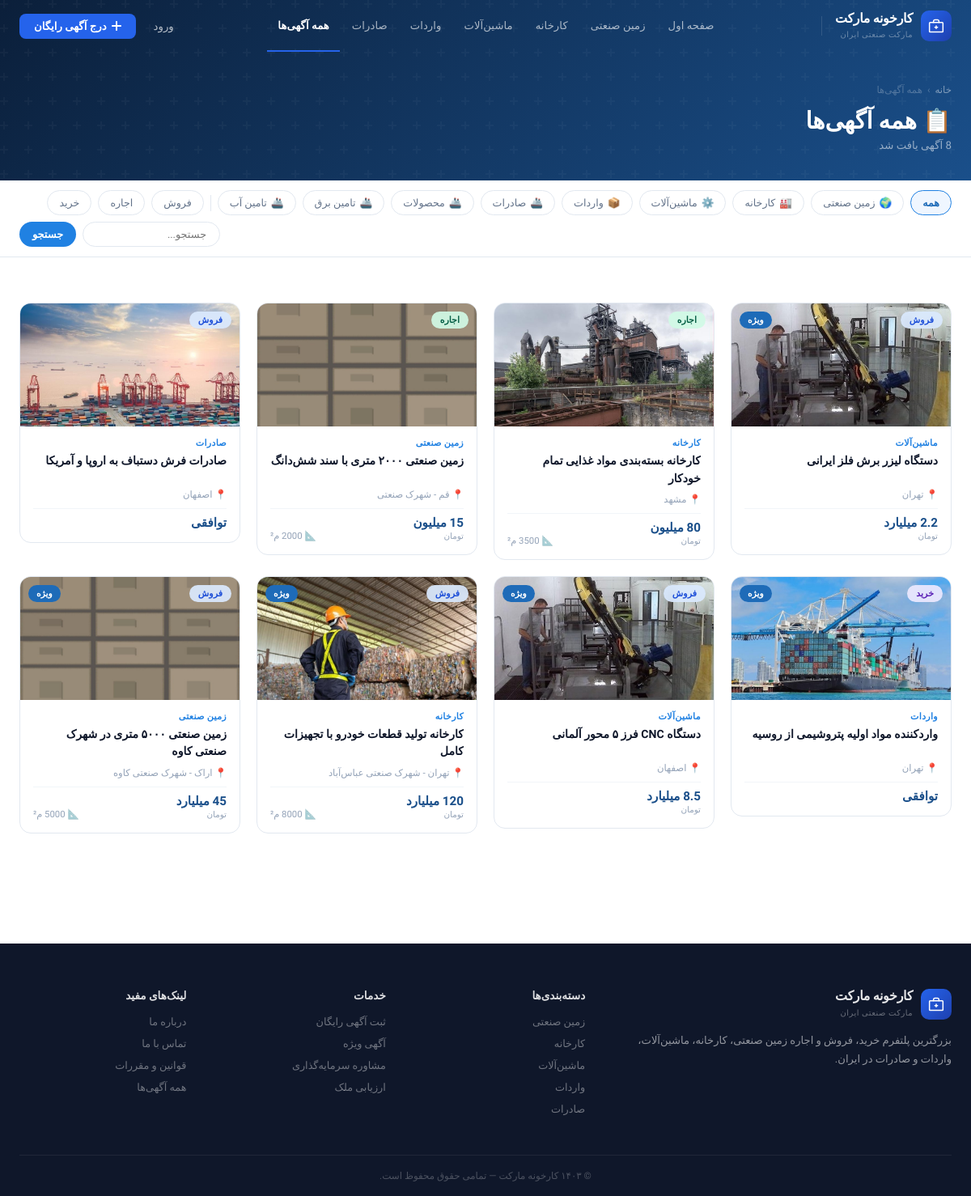
/listings/, run on the app's committed database.
### core/models.py (models this page shows, shortened)
class Listing(models.Model):
    title = models.CharField(max_length=200, verbose_name='عنوان')
    category = models.CharField(max_length=20, choices=CATEGORY_CHOICES, verbose_name='دسته‌بندی')
    status = models.CharField(max_length=10, choices=STATUS_CHOICES, default='sale', verbose_name='نوع آگهی')
    description = models.TextField(verbose_name='توضیحات')
    price = models.BigIntegerField(null=True, blank=True, verbose_name='قیمت (تومان)')
    area = models.FloatField(null=True, blank=True, verbose_name='مساحت (متر مربع)')
    location = models.CharField(max_length=200, verbose_name='موقعیت')
    image = models.ImageField(upload_to='listings/', null=True, blank=True, verbose_name='تصویر')
    contact = models.CharField(max_length=50, verbose_name='تلفن تماس')
    owner = models.ForeignKey(User, on_delete=models.SET_NULL, null=True, blank=True, related_name='listings', verbose_name='کاربر')
    created_at = models.DateTimeField(auto_now_add=True)
    is_featured = models.BooleanField(default=False, verbose_name='ویژه')
    is_active = models.BooleanField(default=True, verbose_name='فعال')
    class Meta:
        verbose_name = 'آگهی'
        verbose_name_plural = 'آگهی‌ها'
        ordering = ['-created_at']
    def formatted_price(self):
        if not self.price:
            return 'توافقی'
        p = self.price
        if p >= 1_000_000_000_000:
            val = p / 1_000_000_000_000
            return f"{val:,.0f} هزار میلیارد" if val == int(val) else f"{val:.1f} هزار میلیارد"
        if p >= 1_000_000_000:
            val = p / 1_000_000_000
            return f"{val:,.0f} میلیارد" if val == int(val) else f"{val:.1f} میلیارد"
        if p >= 1_000_000:
            val = p / 1_000_000
            return f"{val:,.0f} میلیون" if val == int(val) else f"{val:.1f} میلیون"
        return f"{p:,}"

### core/views.py (the view)
# urls.py: path('listings/', views.listings, name='listings'),
def listings(request):
    category = request.GET.get('category', '')
    status = request.GET.get('status', '')
    search = request.GET.get('q', '')
    qs = Listing.objects.all()
    if category:
        qs = qs.filter(category=category)
    if status:
        qs = qs.filter(status=status)
    if search:
        qs = qs.filter(title__icontains=search) | qs.filter(location__icontains=search)
    return render(request, 'core/listings.html', {
        'listings': qs,
        'categories': CATEGORY_CHOICES,
        'active_category': category,
        'active_status': status,
        'search': search,
    })

### core/templates/core/listings.html (shortened to what this page needs)
{% extends 'core/base.html' %}
{% block content %}
<div class="page-header">
    <div class="container">
        <div class="breadcrumb">
            <a href="{% url 'home' %}" data-i18n="bc.home">خانه</a>
            <span>›</span>
            <span data-i18n="bc.all">همه آگهی‌ها</span>
        </div>
        <h1 data-i18n="lst.h1">📋 همه آگهی‌ها</h1>
        <p><span>{{ listings|length }}</span> <span data-i18n="lst.count">آگهی یافت شد</span></p>
    </div>
</div>
<div class="filter-bar">
    <div class="container">
        <form class="filter-inner" method="get" action="{% url 'listings' %}">
            <a href="{% url 'listings' %}" class="chip {% if not active_category and not active_status %}active{% endif %}" data-i18n="lst.all">همه</a>
            {% for val, label in categories %}
            <a href="?category={{ val }}{% if active_status %}&status={{ active_status }}{% endif %}"
               class="chip {% if active_category == val %}active{% endif %}">
                {% if val == 'land' %}🌍{% elif val == 'factory' %}🏭{% elif val == 'machinery' %}⚙️{% elif val == 'import' %}📦{% else %}🚢{% endif %}
                <span data-i18n="cat.{{ val }}">{{ label }}</span>
            </a>
            {% endfor %}
            <a href="?{% if active_category %}category={{ active_category }}&{% endif %}status=sale"
               class="chip {% if active_status == 'sale' %}active{% endif %}" data-i18n="lst.sale">فروش</a>
            <a href="?{% if active_category %}category={{ active_category }}&{% endif %}status=rent"
               class="chip {% if active_status == 'rent' %}active{% endif %}" data-i18n="lst.rent">اجاره</a>
            <a href="?{% if active_category %}category={{ active_category }}&{% endif %}status=buy"
               class="chip {% if active_status == 'buy' %}active{% endif %}" data-i18n="lst.buy">خرید</a>
            <div style="margin-right:auto;display:flex;gap:8px;align-items:center;">
                <input type="text" name="q" value="{{ search }}"
                    data-i18n-placeholder="lst.search.ph"
                    placeholder="جستجو..."
                    style="border:1.5px solid var(--gray-200);border-radius:100px;padding:7px 16px;font-family:inherit;font-size:0.8rem;outline:none;width:170px;color:var(--text);">
                <button type="submit" data-i18n="lst.search.btn"
                    style="background:var(--blue-500);color:white;border:none;padding:8px 16px;border-radius:100px;font-family:inherit;font-size:0.8rem;cursor:pointer;font-weight:600;">جستجو</button>
            </div>
        </form>
    </div>
</div>
<section class="section">
    <div class="container">
        {% if listings %}
        <div class="listings-grid">
            {% for item in listings %}
            <a href="{% url 'listing_detail' item.pk %}" class="listing-card">
                <div class="card-img">
                    {% if item.image %}
                        <img src="{{ item.image.url }}" alt="{{ item.title }}">
                    {% else %}
                        <div class="card-img-placeholder">
                            {% if item.category == 'land' %}🌍{% elif item.category == 'factory' %}🏭{% elif item.category == 'machinery' %}⚙️{% elif item.category == 'import' %}📦{% elif item.category == 'product' %}🛍️{% else %}🚢{% endif %}
                        </div>
                    {% endif %}
                    <span class="card-badge badge-{{ item.status }}">{{ item.get_status_display }}</span>
                    {% if item.is_featured %}<span class="badge-vip" data-i18n="badge.vip">⭐ ویژه</span>{% endif %}
                </div>
                <div class="card-body">
                    <div class="card-cat">{{ item.get_category_display }}</div>
                    <div class="card-title">{{ item.title }}</div>
                    <div class="card-loc">📍 {{ item.location }}</div>
                    <div class="card-foot">
                        <div>
                            <div class="card-price">{{ item.formatted_price }}</div>
                            {% if item.price %}<div class="card-price-unit" data-i18n="price.unit">تومان</div>{% endif %}
                        </div>
                        {% if item.area %}<div class="card-area">📐 {{ item.area|floatformat:0 }} م²</div>{% endif %}
                    </div>
                </div>
            </a>
            {% endfor %}
        </div>
        {% else %}
        <div class="empty">
            <div class="empty-icon">🔍</div>
            <h3 data-i18n="lst.empty.title">آگهی‌ای یافت نشد</h3>
            <p data-i18n="lst.empty.desc">فیلترها را تغییر دهید یا جستجوی دیگری انجام دهید.</p>
        </div>
        {% endif %}
    </div>
</section>
{% endblock %}

### core/templates/core/base.html (style rules this page uses)
:root { --blue-900: #0B1F3A; --blue-800: #103460; --blue-700: #1A4F8A; --blue-600: #1E6BB8; --blue-500: #2081E2; --blue-400: #4A9CF5; --blue-100: #DBEAFE; --blue-50: #EFF6FF; --white: #FFFFFF; --gray-50: #F8FAFC; --gray-100: #F1F5F9; --gray-200: #E2E8F0; --gray-400: #94A3B8; --gray-500: #64748B; --gray-700: #334155; --gray-900: #0F172A; --text: #1E293B; --radius: 14px; --radius-sm: 8px; --shadow-sm: 0 1px 3px rgba(0,0,0,0.06), 0 1px 2px rgba(0,0,0,0.04); --shadow: 0 4px 16px rgba(0,0,0,0.07); --shadow-md: 0 8px 32px rgba(0,0,0,0.10); }
* { margin: 0; padding: 0; box-sizing: border-box; }
body { font-family: 'Vazirmatn', sans-serif; background: #ffffff; color: var(--text); direction: rtl; -webkit-font-smoothing: antialiased; }
a { text-decoration: none; color: inherit; }
.container { max-width: 1240px; margin: 0 auto; padding: 0 24px; }
.section { padding: 56px 0; }
.listings-grid { display: grid; grid-template-columns: repeat(4, 1fr); gap: 20px; align-items: start; }
.listing-card { background: white; border: 1.5px solid var(--gray-200); border-radius: var(--radius); overflow: hidden; transition: all 0.22s; display: block; color: inherit; }
.card-img { aspect-ratio: 16/9; background: var(--blue-50); position: relative; overflow: hidden; }
.card-img img { width: 100%; height: 100%; object-fit: cover; display: block; }
.card-badge { position: absolute; top: 10px; right: 10px; padding: 4px 11px; border-radius: 100px; font-size: 0.69rem; font-weight: 700; backdrop-filter: blur(4px); }
.badge-sale { background: rgba(219,234,254,0.92); color: #1D4ED8; }
.badge-rent { background: rgba(209,250,229,0.92); color: #065F46; }
.badge-buy { background: rgba(237,233,254,0.92); color: #5B21B6; }
.badge-vip { position: absolute; top: 10px; left: 10px; background: var(--blue-600); color: white; padding: 4px 10px; border-radius: 100px; font-size: 0.67rem; font-weight: 700; }
.card-body { padding: 14px 16px 16px; }
.card-cat { font-size: 0.69rem; font-weight: 600; color: var(--blue-500); letter-spacing: 0.3px; margin-bottom: 5px; }
.card-title { font-size: 0.88rem; font-weight: 700; color: var(--gray-900); line-height: 1.5; margin-bottom: 8px; display: -webkit-box; -webkit-line-clamp: 2; -webkit-box-orient: vertical; overflow: hidden; min-height: 2.6em; }
.card-loc { font-size: 0.73rem; color: var(--gray-400); display: flex; align-items: center; gap: 3px; margin-bottom: 10px; }
.card-foot { display: flex; align-items: flex-end; justify-content: space-between; padding-top: 10px; border-top: 1px solid var(--gray-100); }
.card-price { font-size: 0.95rem; font-weight: 800; color: var(--blue-700); line-height: 1; }
.card-price-unit { font-size: 0.65rem; color: var(--gray-400); margin-top: 2px; font-weight: 400; }
.card-area { font-size: 0.71rem; color: var(--gray-400); }
.page-header { background: linear-gradient(135deg, var(--blue-900) 0%, var(--blue-700) 100%); padding: 104px 0 36px; position: relative; overflow: hidden; }
.page-header::after { content: ''; position: absolute; inset: 0; }
.page-header .container { position: relative; z-index: 1; }
.breadcrumb { display: flex; align-items: center; gap: 6px; font-size: 0.74rem; color: rgba(255,255,255,0.45); margin-bottom: 14px; }
.breadcrumb a { color: rgba(255,255,255,0.45); transition: color 0.15s; }
.breadcrumb span { color: rgba(255,255,255,0.25); }
.page-header h1 { font-size: 1.8rem; font-weight: 800; color: white; margin-bottom: 6px; display: flex; align-items: center; gap: 10px; }
.page-header p { font-size: 0.83rem; color: rgba(255,255,255,0.55); }
.filter-bar { background: white; border-bottom: 1px solid var(--gray-200); padding: 12px 0; position: sticky; top: 64px; z-index: 100; }
.filter-inner { display: flex; align-items: center; gap: 8px; flex-wrap: wrap; }
.chip { display: inline-flex; align-items: center; gap: 5px; padding: 7px 14px; border-radius: 100px; border: 1.5px solid var(--gray-200); background: white; color: var(--gray-500); font-family: 'Vazirmatn', sans-serif; font-size: 0.79rem; font-weight: 500; cursor: pointer; text-decoration: none; transition: all 0.15s; }
.chip.active { border-color: var(--blue-500); background: var(--blue-50); color: var(--blue-600); font-weight: 600; }

### data on the page
Listing: image (picture), status "فروش", is_featured "ویژه", category "ماشین‌آلات", title "دستگاه لیزر برش فلز ایرانی", location "تهران", formatted_price "2.2 میلیارد", shows "تومان"
Listing: image (picture), status "اجاره", category "کارخانه", title "کارخانه بسته‌بندی مواد غذایی تمام خودکار", location "مشهد", formatted_price "80 میلیون", shows "تومان", area "3500"
Listing: image (picture), status "اجاره", category "زمین صنعتی", title "زمین صنعتی ۲۰۰۰ متری با سند شش‌دانگ", location "قم - شهرک صنعتی", formatted_price "15 میلیون", shows "تومان", area "2000"
Listing: image (picture), status "فروش", category "صادرات", title "صادرات فرش دستباف به اروپا و آمریکا", location "اصفهان", formatted_price "توافقی"
Listing: image (picture), status "خرید", is_featured "ویژه", category "واردات", title "واردکننده مواد اولیه پتروشیمی از روسیه", location "تهران", formatted_price "توافقی"
Listing: image (picture), status "فروش", is_featured "ویژه", category "ماشین‌آلات", title "دستگاه CNC فرز ۵ محور آلمانی", location "اصفهان", formatted_price "8.5 میلیارد", shows "تومان"
Listing: image (picture), status "فروش", is_featured "ویژه", category "کارخانه", title "کارخانه تولید قطعات خودرو با تجهیزات کامل", location "تهران - شهرک صنعتی عباس‌آباد", formatted_price "120 میلیارد", shows "تومان", area "8000"
Listing: image (picture), status "فروش", is_featured "ویژه", category "زمین صنعتی", title "زمین صنعتی ۵۰۰۰ متری در شهرک صنعتی کاوه", location "اراک - شهرک صنعتی کاوه", formatted_price "45 میلیارد", shows "تومان"

### other printed values
{{ listings|length }} "8"
{{ label }} "محصولات" "تامین برق" "تامین آب"
